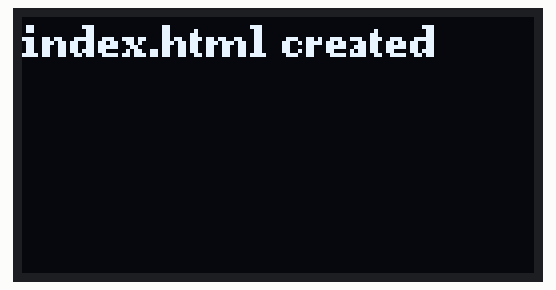
Simulated run of this program. Board: ESP32. Shown: 128×64 one-colour display. WiFi joins after 1.5 s; servers stay silent unless stated; storage starts empty; what the program prints to the serial monitor is not drawn.

Above: at 0.2 s.
At 6.8 s:
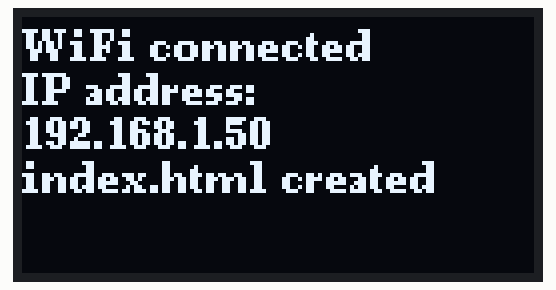

Measured:
- what the display in image 0 shows lasts 5.0 s, from 0.1 s to 5.1 s

The program:

main.cpp
```cpp
#include <WiFi.h>
#include <ArduinoOTA.h>
#include <U8g2lib.h>
#include <LittleFS.h> // Thêm thư viện LittleFS

const char* ssid = "OTA";
const char* password = "12345678$$";
const char* ota_password = "9999"; // Mật khẩu cho OTA

IPAddress local_IP(192, 168, 137, 254); // Địa chỉ IP tĩnh
IPAddress gateway(192, 168, 137, 1);    // Địa chỉ Gateway
IPAddress subnet(255, 255, 255, 0);     // Subnet Mask

U8G2_SH1106_128X64_NONAME_F_SW_I2C u8g2(U8G2_R0, /* clock=*/ SCL, /* data=*/ SDA, /* reset=*/ U8X8_PIN_NONE);

bool indexHtmlCreated = false; // Cờ để kiểm tra trạng thái tạo file index.html
String resultCreateHtml;

void createIndexHtml() {
    const char* indexHtml = R"rawliteral(
<!DOCTYPE html>
<html>
<head>
    <title>Upload and Download File</title>
</head>
<body>
    <h2>Upload File to ESP32</h2>
    <form method="POST" action="/upload" enctype="multipart/form-data">
        <input type="file" name="file">
        <input type="submit" value="Upload">
    </form>
    <h2>Download config.json</h2>
    <a href="/download" download="config.json">Download config.json</a>
</body>
</html>
)rawliteral";

    u8g2.clearBuffer();
    u8g2.setFont(u8g2_font_ncenB08_tr);
    u8g2.drawStr(0, 10, "Creating index.html...");
    u8g2.sendBuffer();

    File file = LittleFS.open("/index.html", "w");
    if (!file) {
        Serial.println("Failed to create index.html");
        resultCreateHtml = "Failed to create";
        u8g2.clearBuffer();
        u8g2.drawStr(0, 10, "Failed to create");
        u8g2.drawStr(0, 30, "index.html");
        u8g2.sendBuffer();
        return;
    }
    file.print(indexHtml);
    file.close();

    resultCreateHtml = "index.html created";
    Serial.println("index.html created");
    u8g2.clearBuffer();
    u8g2.drawStr(0, 10, "index.html created");
    u8g2.sendBuffer();
    delay(5000); // Hiển thị thông báo 5 giây trước khi vào loop

    indexHtmlCreated = true; // Đặt cờ khi tạo file thành công
}

void setup() {
  Serial.begin(115200);
  u8g2.begin();

  // Mount LittleFS và tạo tệp index.html
  if (!LittleFS.begin()) {
    Serial.println("An Error has occurred while mounting LittleFS");
    u8g2.clearBuffer();
    u8g2.drawStr(0, 10, "Failed to mount");
    u8g2.drawStr(0, 30, "LittleFS");
    u8g2.sendBuffer();
    return;
  }
  createIndexHtml(); // Tạo tệp index.html

  // Chỉ tiến hành cấu hình WiFi nếu tạo file thành công
  if (indexHtmlCreated) {
    // Cấu hình địa chỉ IP tĩnh
    if (!WiFi.config(local_IP, gateway, subnet)) {
      Serial.println("Failed to configure STA");
    }

    WiFi.begin(ssid, password);

    // Hiển thị quá trình kết nối WiFi lên màn hình OLED
    u8g2.clearBuffer();
    u8g2.setFont(u8g2_font_ncenB08_tr);
    u8g2.drawStr(0, 10, "Connecting to WiFi");
    u8g2.sendBuffer();

    static int dotCount = 0;
    while (WiFi.status() != WL_CONNECTED) {
      delay(500); // Giảm thời gian delay để tăng tốc kết nối
      Serial.print(".");

      // Cập nhật màn hình OLED với dấu chấm
      u8g2.clearBuffer();
      u8g2.setFont(u8g2_font_ncenB08_tr);
      u8g2.drawStr(0, 10, "Connecting to WiFi");
      String dots = String(".");
      for (int i = 0; i < dotCount; i++) {
        dots += ".";
      }
      u8g2.drawStr(0, 30, dots.c_str());
      u8g2.sendBuffer();
      dotCount = (dotCount + 1) % 4; // Tạo hiệu ứng xoay vòng
    }

    Serial.println("\nWiFi connected");
    Serial.print("IP address: ");
    Serial.println(WiFi.localIP());

    u8g2.clearBuffer();
    u8g2.setFont(u8g2_font_ncenB08_tr);
    u8g2.drawStr(0, 11, "WiFi connected");
    u8g2.drawStr(0, 22, "IP address:");
    String url = WiFi.localIP().toString();
    u8g2.drawStr(0, 33, url.c_str());
    u8g2.drawStr(0, 44, resultCreateHtml.c_str());
    u8g2.sendBuffer();

    ArduinoOTA.setPassword(ota_password); // Thiết lập mật khẩu cho OTA
    ArduinoOTA.begin();

    ArduinoOTA.onStart([]() {
      String type;
      if (ArduinoOTA.getCommand() == U_FLASH) {
        type = "sketch";
      } else {
        type = "filesystem";
      }
      Serial.println("Start updating " + type);
    });

    ArduinoOTA.onEnd([]() {
      Serial.println("\nEnd");
    });

    ArduinoOTA.onProgress([](unsigned int progress, unsigned int total) {
      Serial.printf("Progress: %u%%\r", (progress / (total / 100)));
      u8g2.clearBuffer();
      u8g2.setFont(u8g2_font_ncenB08_tr);
      u8g2.drawStr(0, 11, "Updating...");
      u8g2.drawStr(0, 22, ("Progress: " + String((progress / (total / 100))) + "%").c_str());
      u8g2.sendBuffer();
    });

    ArduinoOTA.onError([](ota_error_t error) {
      Serial.printf("Error[%u]: ", error);
      String errorMessage;

      if (error == OTA_AUTH_ERROR) {
        errorMessage = "Auth Failed";
        Serial.println(errorMessage);
      } else if (error == OTA_BEGIN_ERROR) {
        errorMessage = "Begin Failed";
        Serial.println(errorMessage);
      } else if (error == OTA_CONNECT_ERROR) {
        errorMessage = "Connect Failed";
        Serial.println(errorMessage);
      } else if (error == OTA_RECEIVE_ERROR) {
        errorMessage = "Receive Failed";
        Serial.println(errorMessage);
      } else if (error == OTA_END_ERROR) {
        errorMessage = "End Failed";
        Serial.println(errorMessage);
      }

      // Hiển thị lỗi lên màn hình OLED
      u8g2.clearBuffer();
      u8g2.setFont(u8g2_font_ncenB08_tr);
      u8g2.drawStr(0, 11, "OTA Error:");
      u8g2.drawStr(0, 22, errorMessage.c_str());
      u8g2.sendBuffer();
    });
  }
}

void loop() {
  ArduinoOTA.handle();

  // Kiểm tra kết nối WiFi
  if (WiFi.status() != WL_CONNECTED) {
    Serial.println("WiFi disconnected. Reconnecting...");
    u8g2.clearBuffer();
    u8g2.setFont(u8g2_font_ncenB08_tr);
    u8g2.drawStr(0, 11, "WiFi disconnected");
    u8g2.drawStr(0, 22, "Reconnecting...");
    u8g2.sendBuffer();

    // Kết nối lại WiFi
    WiFi.begin(ssid, password);
    static int dotCount = 0;
    while (WiFi.status() != WL_CONNECTED) {
      delay(500); // Giảm thời gian delay để tăng tốc kết nối
      Serial.print(".");

      // Cập nhật màn hình OLED với dấu chấm
      u8g2.clearBuffer();
      u8g2.setFont(u8g2_font_ncenB08_tr);
      u8g2.drawStr(0, 10, "Reconnecting...");
      String dots = String(".");
      for (int i = 0; i < dotCount; i++) {
        dots += ".";
      }
      u8g2.drawStr(0, 30, dots.c_str());
      u8g2.sendBuffer();
      dotCount = (dotCount + 1) % 4; // Tạo hiệu ứng xoay vòng
    }

    Serial.println("\nWiFi reconnected");
    Serial.print("IP address: ");
    Serial.println(WiFi.localIP());

    u8g2.clearBuffer();
    u8g2.setFont(u8g2_font_ncenB08_tr);
    u8g2.drawStr(0, 11, "WiFi reconnected");
    u8g2.drawStr(0, 22, "IP address:");
    u8g2.drawStr(0, 33, WiFi.localIP().toString().c_str());
    u8g2.drawStr(0, 44, resultCreateHtml.c_str());
    u8g2.sendBuffer();
  }

  //delay(1000);  // Đợi 1 giây trước khi kiểm tra lại
}
```
